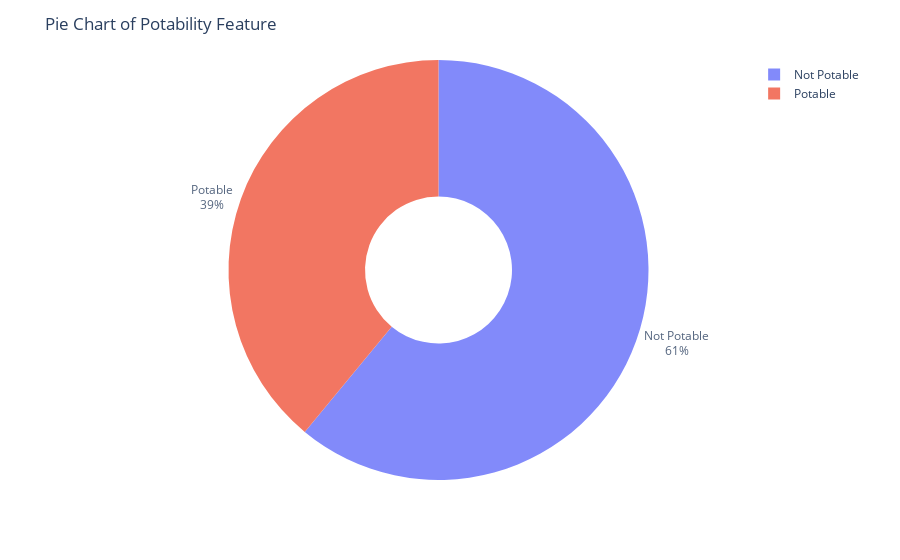

The notebook cell this image was saved under:
### Code cell
d = pd.DataFrame(df["Potability"].value_counts())
fig = px.pie(d, values = "Potability", names = ["Not Potable", "Potable"], hole = 0.35, opacity = 0.8,
            labels = {"label" :"Potability", "Potability": "Number of Samples"})
fig.update_layout(title = dict(text = "Pie Chart of Potability Feature"))
fig.update_traces(textposition = "outside", textinfo = "percent+label")
fig.show()

### Figure 1 — Plotly figure (JSON) as saved in the notebook; plotly's stock layout.template omitted (floating-point values rounded to 4 significant figures)
{"data": [{"domain": {"x": [0, 1], "y": [0, 1]}, "hole": 0.35, "hovertemplate": "label=%{label}<br>Number of Samples=%{value}<extra></extra>", "labels": ["Not Potable", "Potable"], "legendgroup": "", "name": "", "opacity": 0.8, "showlegend": true, "textinfo": "percent+label", "textposition": "outside", "type": "pie", "values": [1998, 1278]}], "layout": {"legend": {"tracegroupgap": 0}, "margin": {"t": 60}, "title": {"text": "Pie Chart of Potability Feature"}}}
